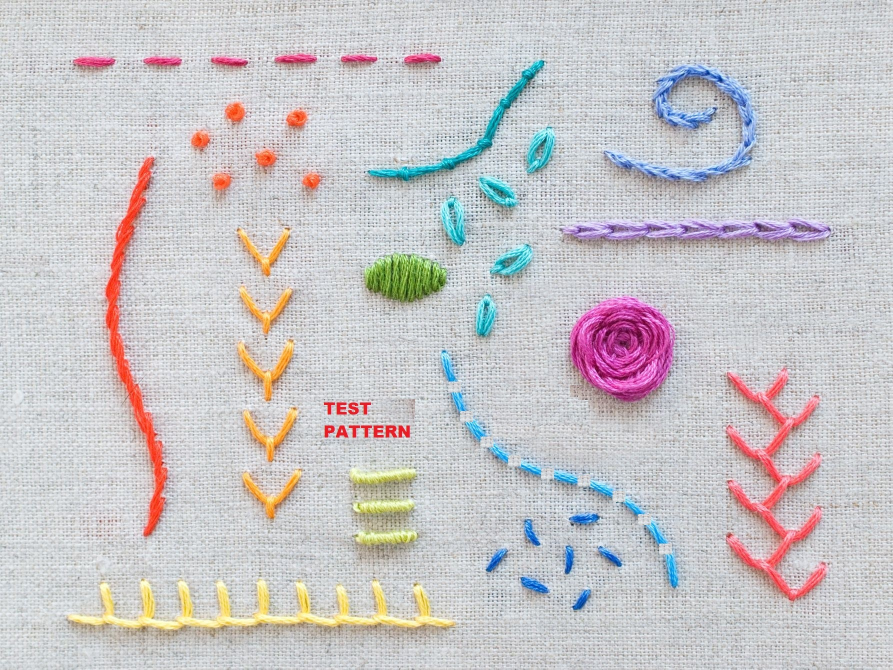
#> input picture Contours/gimp.jpg, 1785 x 1339 px (shown at 1/2 size)
$ python countour_image.py
#> lines starting #> are read from the running program, lines starting #| are printed output that depends on the picture; after the words box and inside, x2 and y2 are one past the last pixel; in counts of white or black regions, pixels touching at a corner belong together
import cv2 as cv
import numpy as np

def nothing(x):
	pass

cv.namedWindow("Tracking")

cv.createTrackbar("LH","Tracking",137,255,nothing)
cv.createTrackbar("LS","Tracking",145,255,nothing)
cv.createTrackbar("LV","Tracking",157,255,nothing)

cv.createTrackbar("UH","Tracking",240,255,nothing)
cv.createTrackbar("US","Tracking",240,255,nothing)
cv.createTrackbar("UV","Tracking",235,255,nothing)

#Progression Ideas
'''
1) Using a mask on the hsv and drawing contours on the threshold of the mask will give good binary distinctions
for the contours

2) We can cancel out some unnecessary noisey countours we can apply a blur on the image to smoothen the sharpness
in the maskings

3) We can calculate area of each contour to determine wether it is to be considered or not

JOIN CONTOURS

1) The using of a convex hull was a disaster. Totally unoptimized and non-practical

2) Using dialation is better. Will have more dialation followed by small erosions.
'''

while (True):

	frame = cv.imread('gimp.jpg')
#> frame is the input picture: shape (1339, 1785, 3); mean B, G, R 200.2, 197.6, 200.7

	dialation_kernal = np.ones((2,2), np.uint8)
	erosion_kernal = np.ones((2,2), np.uint8)
	closing_kernal = np.ones((2,2),np.uint8)

	blurred_frame = cv.GaussianBlur(frame,(25,25), 0)

	#hsv = cv.cvtColor(frame,cv.COLOR_BGR2HSV)
	hsv = cv.cvtColor(blurred_frame,cv.COLOR_BGR2HSV)
#> hsv: shape (1339, 1785, 3); mean H, S, V 101.5, 22, 208.6

	l_h = cv.getTrackbarPos("LH","Tracking")
	l_s = cv.getTrackbarPos("LS","Tracking")
	l_v = cv.getTrackbarPos("LV","Tracking")

	u_h = cv.getTrackbarPos("UH","Tracking")
	u_s = cv.getTrackbarPos("US","Tracking")
	u_v = cv.getTrackbarPos("UV","Tracking")

	lower_bound = np.array([l_h,l_s,l_v])
	upper_bound = np.array([u_h,u_s,u_v])

	mask = cv.inRange(blurred_frame,lower_bound,upper_bound)
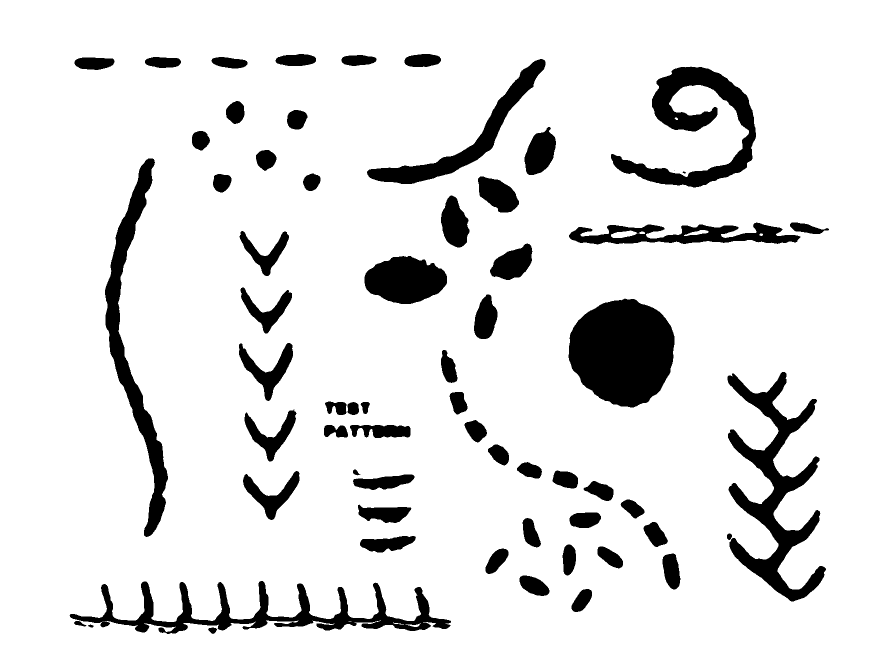
#> mask: shape (1339, 1785) (shown at 1/2 size); 89.5% white; 63 black regions (2 under 20 px), largest, box (x1, y1, x2, y2) and area: (1137, 597, 1349, 815) 35173, (1455, 744, 1652, 1203) 28116, (139, 1162, 902, 1268) 21839
	mask = 255-mask
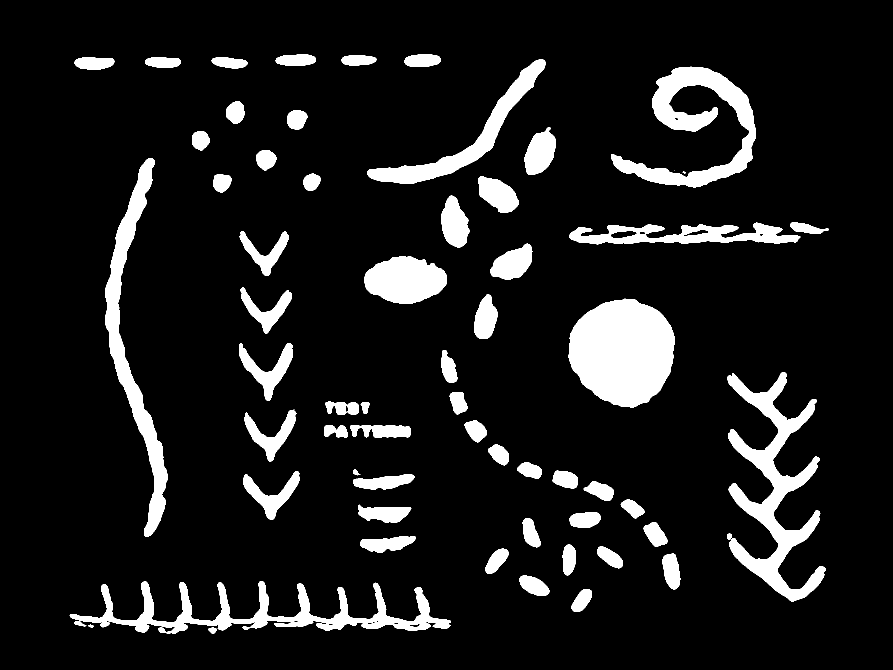
#> mask: shape (1339, 1785) (shown at 1/2 size); 10.5% white; 63 white regions (2 under 20 px), largest, box (x1, y1, x2, y2) and area: (1137, 597, 1349, 815) 35173, (1455, 744, 1652, 1203) 28116, (139, 1162, 902, 1268) 21839

	#Contours on the mask using thresh
	#Thresh is what we will draw contours on and not the mask
	ret2,thresh_of_mask = cv.threshold(mask,0,255,0)

	dialated_thresh = cv.dilate(thresh_of_mask,dialation_kernal,iterations = 25)
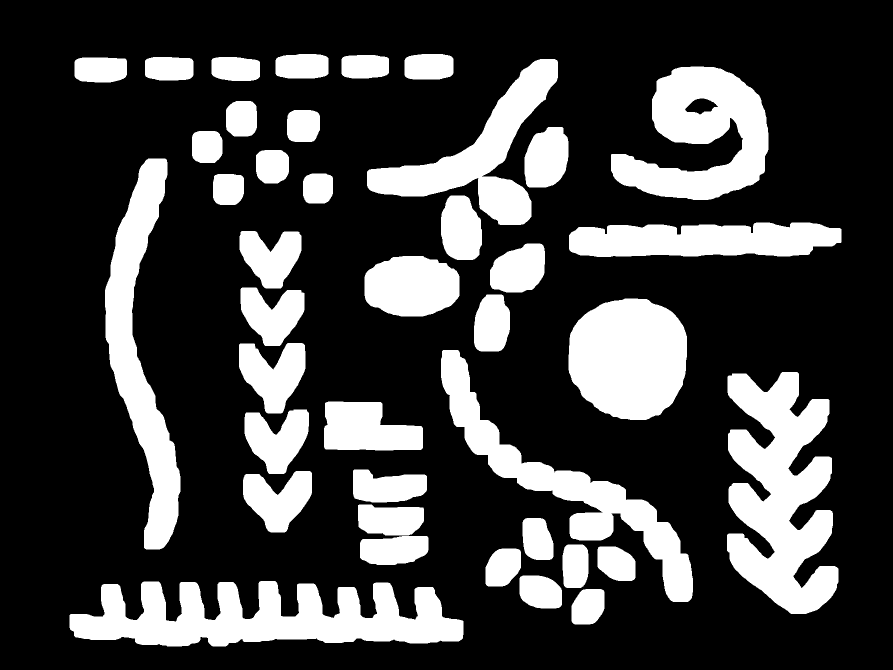
#> dialated_thresh: shape (1339, 1785) (shown at 1/2 size); 25.2% white; 40 white regions, largest, box (x1, y1, x2, y2) and area: (1454, 744, 1677, 1228) 67952, (139, 1162, 927, 1293) 64835, (1137, 597, 1374, 840) 46571
	eroded_thresh = cv.erode(dialated_thresh,erosion_kernal,iterations = 21)
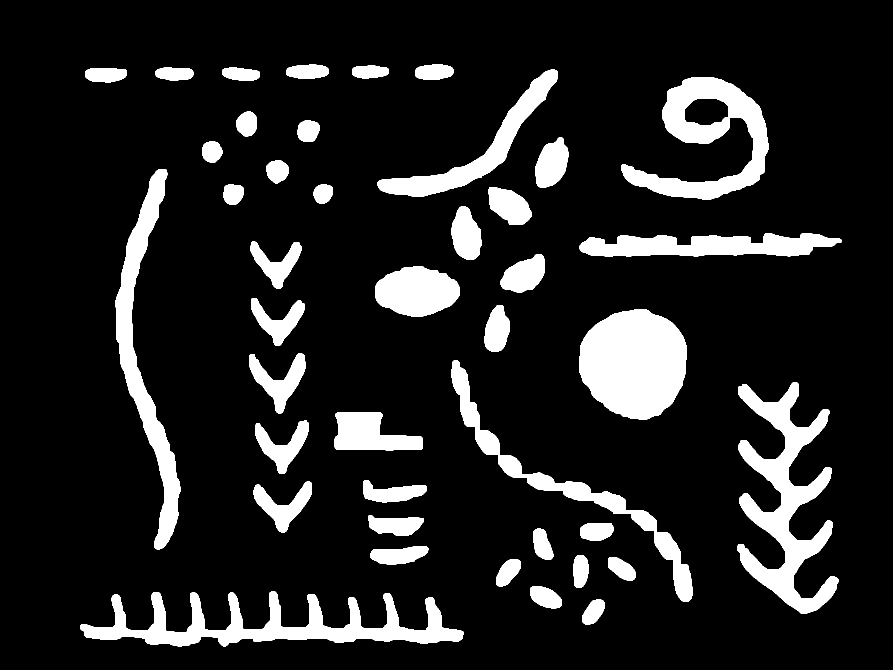
#> eroded_thresh: shape (1339, 1785) (shown at 1/2 size); 13.3% white; 42 white regions
	#closing = cv.morphologyEx(thresh_of_mask,cv.MORPH_CLOSE,dialation_kernal,iterations = 0)

	contours,heirarchy = cv.findContours(mask,
										cv.RETR_TREE,
										cv.CHAIN_APPROX_NONE)
#> contours = 82 contours, 14 with area under 20; largest, box (x1, y1, x2, y2) and area: (1137, 597, 1349, 815) 34868, (1455, 744, 1652, 1203) 27130, (1222, 133, 1512, 375) 21044, (139, 1162, 902, 1268) 20414, (210, 317, 336, 1074) 20229

	#We found valid image capture
	if(len(frame)!=0):
		for contour in contours:
			area = cv.contourArea(contour)

			if(area>100):
				#print(area)

				#Draw on top of frame, not blurred frame
				cv.drawContours(frame,contours,-1,(255,0,0),1,offset = (0,0))
#> this loop made 82 passes
#> area on passes 1, 2, 3, 4, 5, 9, 11, 19, 20, 21, 22, 23: 132, 32, 117.5, 1126, 20414.5, 119.5, 55, 1562, 1822, 1298, 1234.5, 1242.5
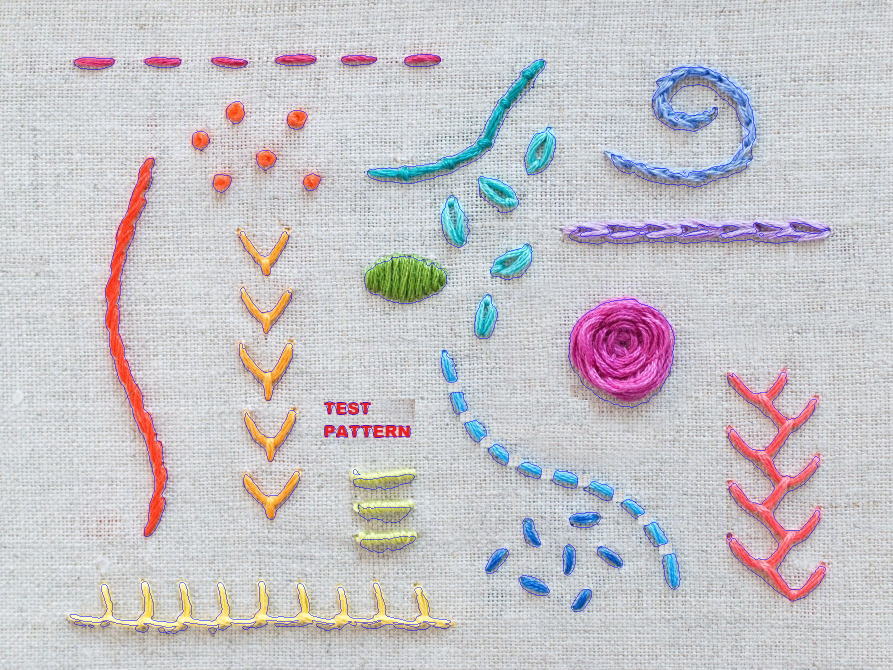
#> frame: shape (1339, 1785, 3) (shown at 1/2 size); 0.83% of pixels changed, all inside (x1, y1, x2, y2) = (139, 108, 1658, 1268)

				#offset = -ve of iterations of erosion

		frame_resized = cv.resize(frame,None,fx = 1,fy=1)
		mask_resized = cv.resize(mask,None,fx = 1,fy = 1)
		#dialated_thresh_resized = cv.resize(dialated_thresh,None,fx = 0.2,fy = 0.2)
		#eroded_thresh_resized = cv.resize(eroded_thresh,None,fx = 0.2,fy = 0.2)
		#closing_resized = cv.resize(closing,None,fx = 0.2,fy=0.2)

		cv.imshow("Sample",frame_resized)
		cv.imshow("Orig Mask",mask_resized)
		#cv.imshow("Dialated Mask",dialated_thresh_resized)
		#cv.imshow("Erosion of Dialated mask",eroded_thresh_resized)
		#cv.imshow("Closing of thresh_mask",closing_resized)

		if(cv.waitKey(1)==27):
#> (key Esc is pressed here)
			break
	else:
		break

cv.destroyAllWindows()
